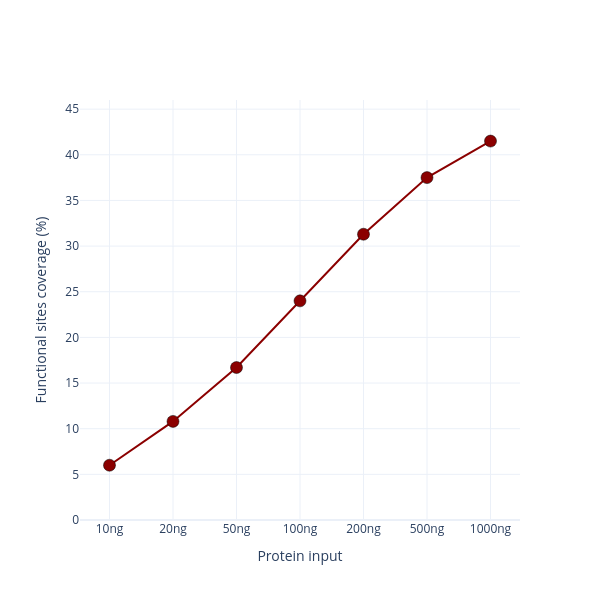

This figure's notebook cell:
### Code cell
import pandas as pd
import numpy as np
import plotly.graph_objects as go

INPUT_NG_ORDER = [10, 20, 50, 100, 200, 500, 1000]

# Per-dilution coverage of high-confidence functional sites.
# Coverage = UNIQUE functional sites detected / total high-confidence functional sites.
# Sites are counted unique by (ProteinId, position) Key — multiplicity collapsed, per
# the project counting policy — so a residue seen on M1 and M2 peptides counts once.
# (Counting rows instead inflates coverage by ~8 points at 1 ug.)
coverage_pct = {}

for ng in INPUT_NG_ORDER:
    if ng not in nanoPhos_woEGF:
        print(f"  skipping {ng} ng (not in nanoPhos_woEGF)")
        continue
    print(f"\n=== {ng} ng ===")
    result = process_ptm_site_report(nanoPhos_woEGF[ng], cutoff=0.75)
    site_data = result['site_data']

    # Key matches funscores 'sites' format: <ProteinId>_<absolute position>
    site_data['Key'] = (site_data['Protein_group'].astype(str)
                        + '_' + site_data['PTM_pos'].astype(str))
    matched   = site_data[site_data['Key'].isin(funscores_high['sites'])]
    n_unique  = matched['Key'].nunique()                 # collapse multiplicity
    pct       = round(100 * n_unique / len(funscores_high), 1)
    coverage_pct[ng] = pct

    print(f"  Unique sites in dataset:           {site_data['Key'].nunique():,}")
    print(f"  Matched functional sites (unique): {n_unique:,}")
    print(f"  Coverage: {pct}%")

# Plot
labels = [f"{ng}ng" for ng in coverage_pct]
y_vals = list(coverage_pct.values())

fig = go.Figure()
fig.add_trace(go.Scatter(
    x=labels, y=y_vals,
    mode='lines+markers',
    marker=dict(size=12, color='darkred',
                line=dict(width=0.5, color='black')),
    line=dict(width=2, color='darkred'),
))
fig.update_layout(
    width=600, height=600,
    template='plotly_white',
    xaxis_title='Protein input',
    yaxis_title='Functional sites coverage (%)',
    showlegend=False,
)
fig.update_yaxes(range=[0, 46])
fig.show()
#fig.write_image(r'figures/figure2/suppl_figure1c.pdf', height=600, width=600)

### Figure 1 — Plotly figure (JSON) as saved in the notebook; plotly's stock layout.template omitted (floating-point values rounded to 4 significant figures)
{"data": [{"line": {"color": "darkred", "width": 2}, "marker": {"color": "darkred", "line": {"color": "black", "width": 0.5}, "size": 12}, "mode": "lines+markers", "type": "scatter", "x": ["10ng", "20ng", "50ng", "100ng", "200ng", "500ng", "1000ng"], "y": [6, 10.8, 16.7, 24, 31.3, 37.5, 41.5]}], "layout": {"height": 600, "showlegend": false, "width": 600, "xaxis": {"title": {"text": "Protein input"}}, "yaxis": {"range": [0, 46], "title": {"text": "Functional sites coverage (%)"}}}}
